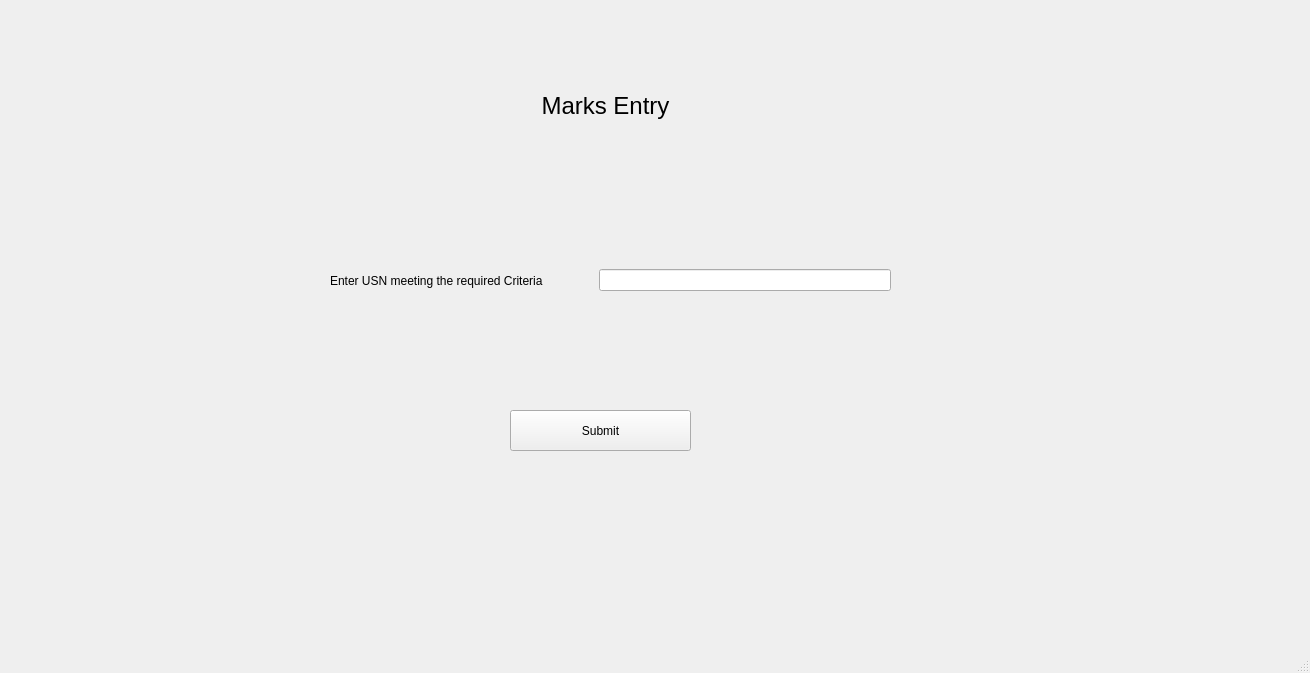
<?xml version="1.0" encoding="UTF-8"?>
<ui version="4.0">
 <class>insertmarks</class>
 <widget class="QMainWindow" name="insertmarks">
  <property name="geometry">
   <rect>
    <x>0</x>
    <y>0</y>
    <width>1310</width>
    <height>673</height>
   </rect>
  </property>
  <property name="windowTitle">
   <string>MainWindow</string>
  </property>
  <widget class="QWidget" name="centralwidget">
   <widget class="QLabel" name="label">
    <property name="geometry">
     <rect>
      <x>380</x>
      <y>70</y>
      <width>451</width>
      <height>71</height>
     </rect>
    </property>
    <property name="font">
     <font>
      <pointsize>18</pointsize>
     </font>
    </property>
    <property name="text">
     <string>Marks Entry</string>
    </property>
    <property name="alignment">
     <set>Qt::AlignCenter</set>
    </property>
   </widget>
   <widget class="QWidget" name="horizontalLayoutWidget">
    <property name="geometry">
     <rect>
      <x>330</x>
      <y>200</y>
      <width>561</width>
      <height>161</height>
     </rect>
    </property>
    <layout class="QHBoxLayout" name="horizontalLayout">
     <item>
      <widget class="QLabel" name="label_2">
       <property name="text">
        <string>Enter USN meeting the required Criteria</string>
       </property>
      </widget>
     </item>
     <item>
      <spacer name="horizontalSpacer">
       <property name="orientation">
        <enum>Qt::Horizontal</enum>
       </property>
       <property name="sizeType">
        <enum>QSizePolicy::Fixed</enum>
       </property>
       <property name="sizeHint" stdset="0">
        <size>
         <width>50</width>
         <height>20</height>
        </size>
       </property>
      </spacer>
     </item>
     <item>
      <widget class="QLineEdit" name="usnEntry"/>
     </item>
    </layout>
   </widget>
   <widget class="QPushButton" name="submit">
    <property name="geometry">
     <rect>
      <x>510</x>
      <y>410</y>
      <width>181</width>
      <height>41</height>
     </rect>
    </property>
    <property name="text">
     <string>Submit</string>
    </property>
   </widget>
   <widget class="QLabel" name="errorFlag">
    <property name="geometry">
     <rect>
      <x>240</x>
      <y>520</y>
      <width>841</width>
      <height>61</height>
     </rect>
    </property>
    <property name="font">
     <font>
      <pointsize>20</pointsize>
     </font>
    </property>
    <property name="text">
     <string/>
    </property>
    <property name="alignment">
     <set>Qt::AlignCenter</set>
    </property>
   </widget>
  </widget>
  <widget class="QMenuBar" name="menubar">
   <property name="geometry">
    <rect>
     <x>0</x>
     <y>0</y>
     <width>1310</width>
     <height>21</height>
    </rect>
   </property>
  </widget>
  <widget class="QStatusBar" name="statusbar"/>
 </widget>
 <resources/>
 <connections/>
</ui>
